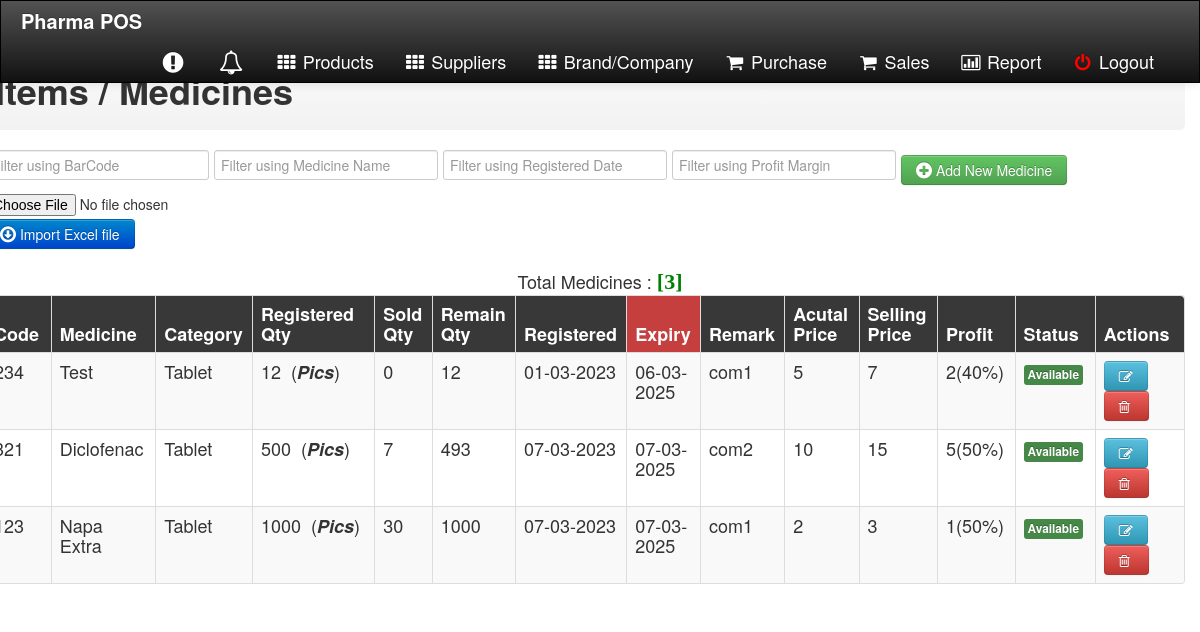
Before: /product/view.php (signed in) with the older database file.
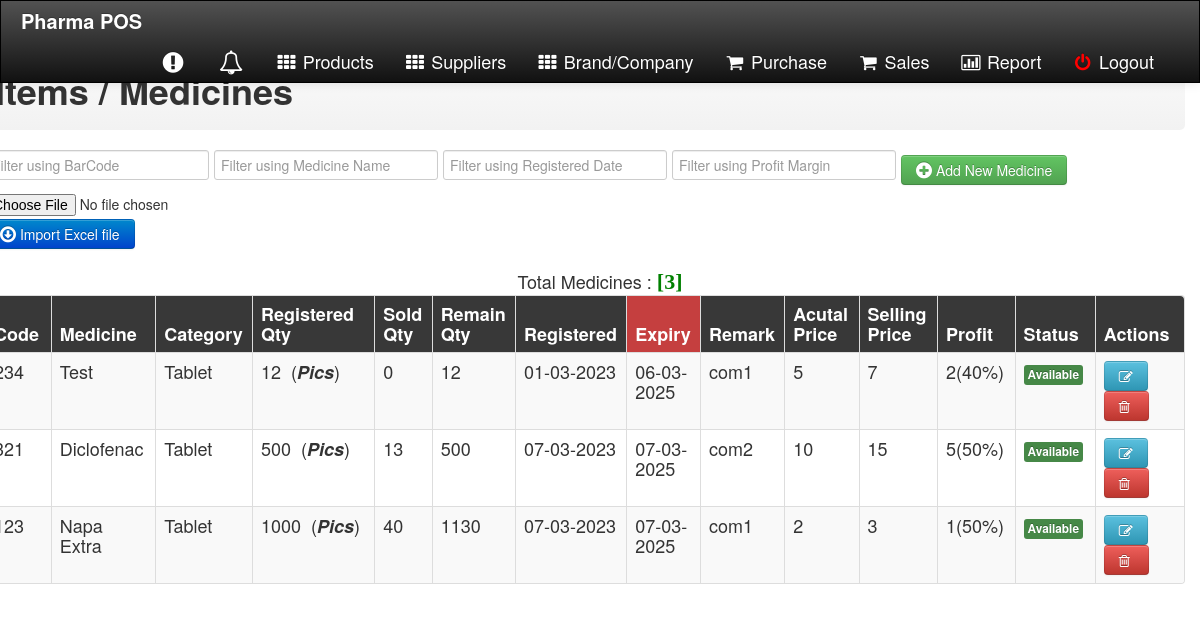
After: the same page with the newer database file.
### tables this page shows
CREATE TABLE `stock` (
  `id` int(100) NOT NULL,
  `bar_code` varchar(255) NOT NULL,
  `medicine_name` varchar(100) NOT NULL,
  `category` varchar(100) NOT NULL,
  `quantity` int(100) NOT NULL,
  `used_quantity` int(100) NOT NULL,
  `remain_quantity` int(100) NOT NULL,
  `act_remain_quantity` int(10) NOT NULL,
  `register_date` date NOT NULL,
  `expire_date` date NOT NULL,
  `company` varchar(100) NOT NULL,
  `sell_type` varchar(100) NOT NULL,
  `actual_price` int(100) NOT NULL,
  `selling_price` int(100) NOT NULL,
  `profit_price` varchar(100) NOT NULL,
  `status` varchar(100) NOT NULL
);

### product/view.php (the view, shortened to what this page needs)
<!DOCTYPE html>
<html>
<head>
    <link rel="stylesheet" type="text/css" href="../css/bootstrap.css">
  <link rel="stylesheet" type="text/css" href="../css/font-awesome.min.css">
  <link rel="stylesheet" type="text/css" href="../css/bootstrap-responsive.css">
  <link rel="stylesheet" type="text/css" href="../src/facebox.css">
  <link rel="stylesheet" type="text/css" href="../css/style.css">
</head>
<body>
  <body style="height: 100%">
  <div class="navbar navbar-inverse navbar-fixed-top">
      <div class="navbar-inner">
        <div class="container-fluid">
          <a class="brand" href="#"><b>Pharma POS</b></a>
        <div class="nav-collapse">
            <ul class="nav pull-right">
               <li>
        <?php
        include("../dbcon.php");
          $quantity = "5";
          $select_sql1 = "SELECT * FROM stock where remain_quantity <= '$quantity' and status='Available'";
          $result1 = mysqli_query($con,$select_sql1);
          $row2 = $result1->num_rows;
         if($row2 == 0){
            echo ' <a  href="#" class="notification label-inverse" >
                <span class="icon-exclamation-sign icon-large"></span></a>';
          }else{
            echo ' <a  href="../qty_alert.php" class="notification label-inverse" id="popup">
                <span class="icon-exclamation-sign icon-large"></span>
                <span class="badge">'.$row2.'</span></a>';
          }
          ?>
        </li>
          <li>
            <?php
              $date = date('d-m-Y');
        $inc_date = date("Y-m-d", strtotime("+6 month", strtotime($date)));
        $select_sql = "SELECT  * FROM stock WHERE expire_date <= '$inc_date' and status='Available' ";
         $result =  mysqli_query($con,$select_sql);
          $row1 = $result->num_rows;
            if($row1 == 0){
                 echo ' <a  href="#" class="notification label-inverse" >
                <span class="icon-bell icon-large"></span></a>';
          }else{
            echo ' <a  href="../ex_alert.php" class="notification label-inverse" id="popup">
                <span class="icon-bell icon-large"></span>
                <span class="badge">'.$row1.'</span></a>';
            }
            ?>
          </li>
		<li><a href="../product/view.php?invoice_number=<?php echo $_GET['invoice_number']?>"><span class="icon-th"></span> Products</a></li>
					<li><a href="../supplier/view.php?invoice_number=<?php echo $_GET['invoice_number']?>"><span class="icon-th"></span> Suppliers</a></li>
					<li><a href="../company/view.php?invoice_number=<?php echo $_GET['invoice_number']?>"><span class="icon-th"></span> Brand/Company</a></li>
					<li><a href="../purchase.php?invoice_number=<?php echo $_GET['invoice_number']?>"><span class="icon-shopping-cart"></span> Purchase</a></li>
					<li><a href="../home.php?invoice_number=<?php echo $_GET['invoice_number']?>"><span class="icon-shopping-cart"></span> Sales</a></li>
					<li><a href="../sales_report.php?invoice_number=<?php echo $_GET['invoice_number']?>"><span class="icon-bar-chart"></span> Report</a></li>
					<li><a href="../logout.php" class="link"><font color='red'><span class="icon-off"></span></font> Logout</a></li>
       </ul>
      </div>
        </div>
      </div>
  </div>
     <div class="container">
      <div class="row">
        <div class="contentheader">
          <h1>Items / Medicines</h1>
           </div><br>
            <input type="text"  id="name_med1" size="4"  onkeyup="med_name1()" placeholder="Filter using BarCode" title="Type BarCode">
            <input type="text" size="4"  id="med_quantity" onkeyup="quanti()" placeholder="Filter using Medicine Name" title="Type Medicine Name">
            <input type="text" size="4" id="med_exp_date" onkeyup="exp_date()" placeholder="Filter using Registered Date" title="Type in registered date">
            <input type="text" size="4" id="med_status" onkeyup="stat_search()" placeholder="Filter using Profit Margin" title="Type in profit amount">
           <a href="index.php?invoice_number=<?php echo $_GET['invoice_number']?>" id="popup"><button class="btn btn-success btn-md" name="submit"><span class="icon-plus-sign icon-large"></span> Add New Medicine</button></a>
               <form action="import_xls.php?invoice_number=<?php echo $_GET['invoice_number']?>" method="post"
                name="frmExcelImport" id="frmExcelImport" enctype="multipart/form-data">
                <div>
               <input type="file" name="file"
                   id="file" accept=".xls,.xlsx" required>
                </div>
           <button class="btn btn-primary btn-md" name="submit"><span class="icon-download icon-large"></span> Import Excel file</button>
            </form>
      </div>
    </div>
    <?php
       include('../dbcon.php');
         $select_sql = "SELECT * FROM stock order by quantity";
         $select_query = mysqli_query($con,$select_sql);
         $row = mysqli_num_rows($select_query);
    ?>
      <div style="text-align:center;">
        Total Medicines : <font color="green" style="font:bold 22px 'Aleo';">[<?php echo $row;?>]</font>
      </div>
      <div class="container">
    <div class="row">
      <div class="col-12">
        <form method="POST">
            <div style="height: auto;">
          <table id="table0" class="table table-bordered table-striped table-hover">
           <thead>
             <tr style="background-color: #383838; color: #FFFFFF;" >
             <th width="3%">Code</th>
             <th width="3%">Medicine</th>
             <th width="1%">Category</th>
             <th width="5%">Registered Qty</th>
             <th width="1%">Sold Qty</th>
             <th  width="1%">Remain Qty</th>
             <th width="1%">Registered</th>
             <th style="background-color: #c53f3f;" width="1%">Expiry</th>
             <th width="1%">Remark</th>
             <th width="2%">Acutal Price</th>
             <th width="2%">Selling Price</th>
             <th width="2%">Profit</th>
             <th width = "3%">Status</th>
             <th width = "5%">Actions</th>
             </tr>
           </thead>
            <tbody>
        <?php include("../dbcon.php"); ?>
        <?php $sql = "SELECT  id,bar_code, medicine_name, category, quantity,used_quantity, remain_quantity,act_remain_quantity, register_date, expire_date, company, sell_type , actual_price, selling_price, profit_price, status FROM stock order by id desc"; ?>
        <?php $result =  mysqli_query($con,$sql); ?>
        <?php while( $row =  mysqli_fetch_array($result)) : ?>
        <tr style="">
            <td><?php echo $row['bar_code']; ?></td>
            <td><?php echo $row['medicine_name']; ?></td>
            <td><?php echo $row['category']; ?></td>
            <td><?php echo $row['quantity']."&nbsp;&nbsp;(<strong><i>".$row['sell_type']."</i></strong>)"?></td>
            <td><?php echo $row['used_quantity']; ?></td>
            <td><?php echo $row['remain_quantity']; ?></td>
            <td><?php echo  date("d-m-Y", strtotime($row['register_date'])); ?></td>
            <td><?php echo date("d-m-Y", strtotime($row['expire_date'])); ?></td>
            <td><?php echo $row['company']; ?></td>
            <td><?php echo $row['actual_price']; ?></td>
            <td><?php echo $row['selling_price']; ?></td>
            <td><?php echo $row['profit_price']; ?></td>
            <td><?php $status = $row['status'];
                if($status == 'Available'){
                  echo '<span class="label label-success">'.$status.'</span>';
                }else{
                  echo '<span class="label label-danger">'.$status.'</span>';
                }
            ?></td>
            <td><a id="popup" href="update_view.php?id=<?php echo $row['id']?>&invoice_number=<?php echo $_GET['invoice_number']?>"><button class="btn btn-info"><span class="icon-edit"></span></button></a>
          <button class="btn btn-danger delete" id="<?php echo $row['id']?>"><span class="icon-trash"></span>&nbsp;</button></td>
            </tr>
        <?php endwhile ?>
    </tbody>
           </table>
         </div>
      </form>
      </div>
    </div>
    </div>
 </body>
</html>

### css/style.css (style rules this page uses)
.notification { text-decoration: none; color: red; padding: 10px 26px; position: relative; display: inline-block; border-radius: 2px; }

Changed rows visible on the page:
changed stock "Diclofenac": used_quantity "7" → "13"; remain_quantity "493" → "500"
changed stock "Napa Extra": used_quantity "30" → "40"; remain_quantity "1000" → "1130"
